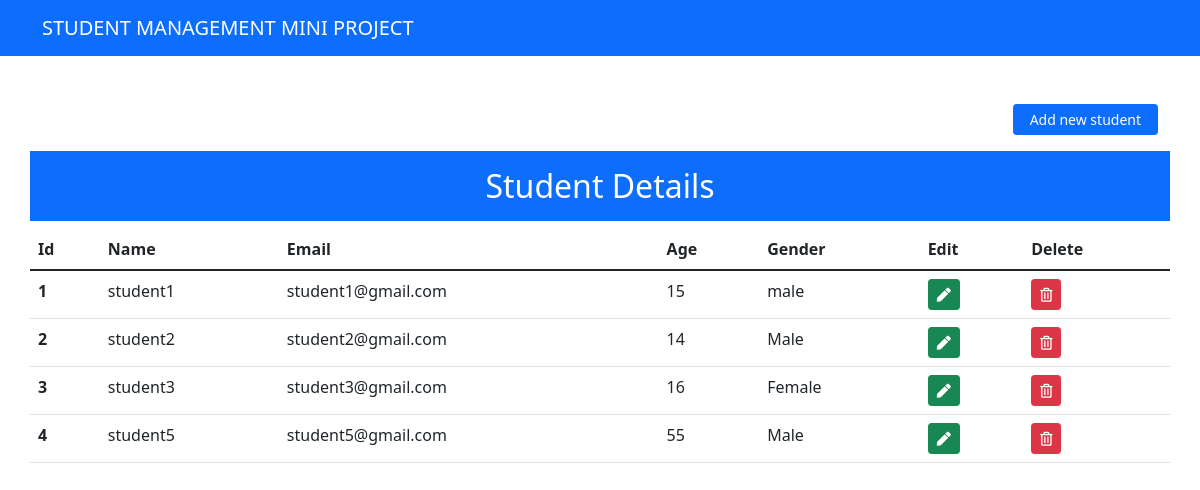
The page / on the database its author committed.
### smsapp/models.py (models this page shows, shortened)
class Student(models.Model):
    name = models.CharField(max_length=100, verbose_name="Student Name")
    email = models.EmailField(max_length=277, verbose_name="Student Email")
    age = models.IntegerField()
    gender = models.CharField(max_length=25,blank=False,null=False)

### smsapp/views.py (the view, shortened to what this page needs)
def index(request):
    students = Student.objects.all()
    context = {"students": students}
    return render(request, "index.html", context=context)

### templates/index.html (shortened to what this page needs)
<!DOCTYPE html>
<html lang="en">
    <head>
        <link
        href="https://cdn.jsdelivr.net/npm/bootstrap@5.1.3/dist/css/bootstrap.min.css"
        rel="stylesheet"
        />
        <link rel="stylesheet" href="https://cdnjs.cloudflare.com/ajax/libs/font-awesome/5.15.4/css/all.min.css">
    </head>
    <body>
        <nav class="navbar navbar-expand-lg navbar-dark bg-primary">
            <div class="container-md text-center">
                <a class="navbar-brand" href="/">STUDENT MANAGEMENT MINI PROJECT</a>
            </div>
        </nav>
        <div class="container mt-5 ">
                <div class="row ">
                    <div class="d-flex mb-3 justify-content-end align-items-center  ">
                        <a href="" data-bs-toggle="modal" data-bs-target="#addnewstudent" class="btn btn-primary px-3 btn-sm ">Add new student</a>
                    </div>
                     <h2 class="text-center text-white bg-primary p-3">Student Details</h2>
                    <table class="table">
                        <thead>
                            <tr>
                            <th scope="col">Id</th>
                            <th scope="col">Name</th>
                            <th scope="col">Email</th>
                            <th scope="col">Age</th>
                            <th scope="col">Gender</th>
                            <th scope="col">Edit</th>
                            <th scope="col">Delete</th>
                            </tr>
                        </thead>
                        <tbody>
                            {% for student in students %}
                                <tr>
                                    <th>{{forloop.counter}}</th>
                                    <td>{{student.name}}</td>
                                    <td>{{student.email}}</td>
                                    <td>{{student.age}}</td>
                                    <td>{{student.gender}}</td>
                                    <td><a href="" data-bs-toggle="modal" data-bs-target="#updatestudent{{student.id}}" class="btn btn-sm btn-success"><i class="fas fa-pen"></i></a></td>
                                    <td><a href="" data-bs-toggle="modal" data-bs-target="#deletestudent{{student.id}}" class="btn btn-sm btn-danger"><i class="far fa-trash-alt"></i>
    </a></td>
                                </tr>
                            {% endfor %}
                        </tbody>
                    </table>
                </div>
            </div>
  </body>
</html>

### rows shown on the page
Student: name "student1", email "student1@gmail.com", age "15", gender "male"
Student: name "student2", email "student2@gmail.com", age "14", gender "Male"
Student: name "student3", email "student3@gmail.com", age "16", gender "Female"
Student: name "student5", email "student5@gmail.com", age "55", gender "Male"
